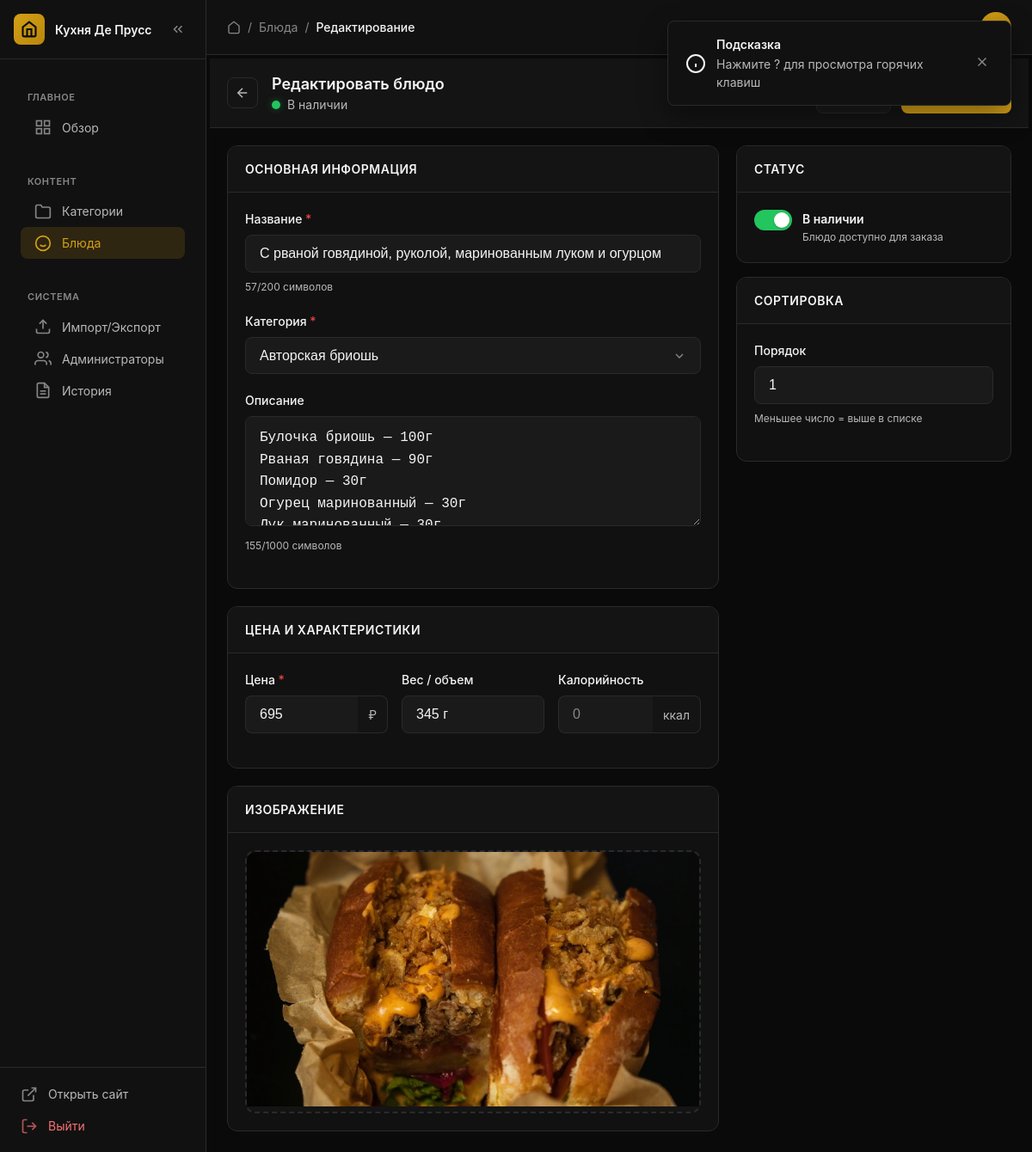
Before: /admin/dishes/1/edit (signed in) with the older database file.
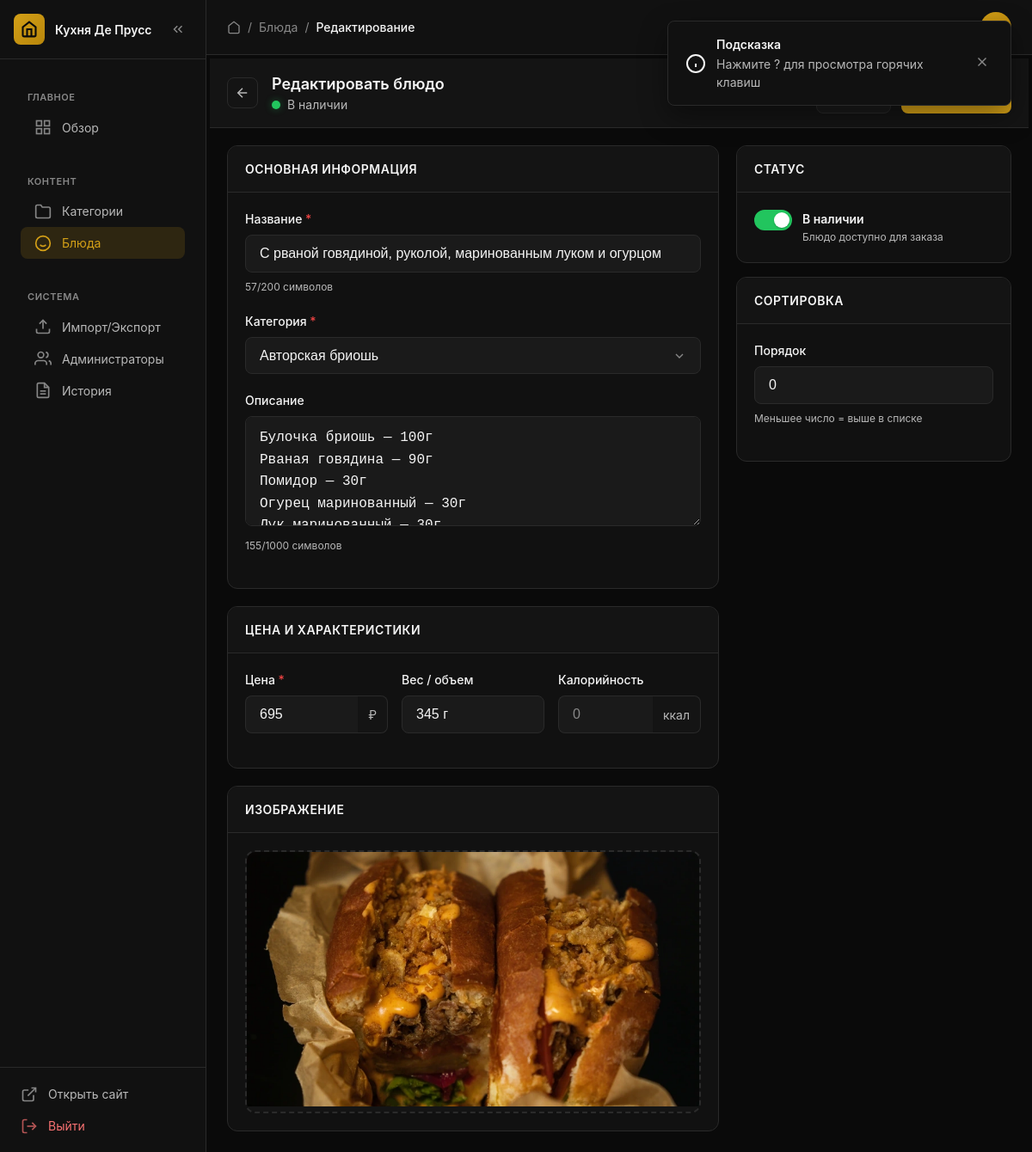
After: the same page with the newer database file.
### app/models/dish.py (models this page shows, shortened)
class Dish(Base):
    __tablename__ = "dishes"
    id = Column(Integer, primary_key=True, autoincrement=True)
    category_id = Column(Integer, ForeignKey("categories.id", ondelete="RESTRICT"), nullable=False, index=True)
    name = Column(String(200), nullable=False)
    slug = Column(String(200), unique=True, nullable=False, index=True)
    description = Column(Text, nullable=True)
    price = Column(Numeric(10, 2), nullable=False)
    weight = Column(String(50), nullable=True)
    calories = Column(Integer, nullable=True)
    is_available = Column(Boolean, default=True, index=True)
    sort_order = Column(Integer, default=0)
    image_thumbnail = Column(String(500), nullable=True)
    image_small = Column(String(500), nullable=True)
    image_medium = Column(String(500), nullable=True)
    image_large = Column(String(500), nullable=True)
    created_at = Column(DateTime(timezone=True), server_default=func.now(), index=True)
    updated_at = Column(DateTime(timezone=True), server_default=func.now(), onupdate=func.now())
    category = relationship("Category", back_populates="dishes")

### app/api/admin/dishes/crud.py (the view)
@router.get("/dishes/{dish_id}/edit", response_class=HTMLResponse)
async def dish_edit(
    request: Request, dish_id: int,
    admin: AdminUser = Depends(get_current_admin), db: AsyncSession = Depends(get_db)
):
    result = await db.execute(select(Dish).where(Dish.id == dish_id))
    dish = result.scalar_one_or_none()
    if not dish:
        raise HTTPException(status_code=404)
    cat_result = await db.execute(select(Category).where(Category.is_active == True))
    categories = cat_result.scalars().all()
    return templates.TemplateResponse(
        "admin/dish_form.html",
        {"request": request, "admin": admin, "dish": dish, "categories": categories}
    )

### app/templates/admin/dish_form.html (shortened to what the changed rows need)
{% extends "admin/base.html" %}
{% block content %}
<form method="POST" action="{{ '/admin/dishes/' ~ dish.id if dish else '/admin/dishes' }}" enctype="multipart/form-data" id="dishForm" class="form-page">
    <div class="form-sticky-header">
        <div class="form-sticky-header__left">
            <div class="form-sticky-header__title">
                <h1>{{ 'Редактировать блюдо' if dish else 'Новое блюдо' }}</h1>
                <span class="form-sticky-header__status" id="formStatus">
                    {% if dish %}
                    <span class="status-dot status-dot--{{ 'success' if dish.is_available else 'warning' }}"></span>
                    {{ 'В наличии' if dish.is_available else 'Нет в наличии' }}
                    {% else %}
                    Черновик
                    {% endif %}
                </span>
            </div>
        </div>
    </div>
    <div class="form-layout">
        <div class="form-layout__main">
            <div class="form-card">
                <div class="form-card__body">
                    <div class="form-group">
                        <label class="form-label form-label--required" for="name">Название</label>
                        <input type="text" id="name" name="name" class="form-input" placeholder="Например: Борщ украинский"
                               value="{{ dish.name if dish else '' }}" required maxlength="200">
                        <p class="form-hint"><span id="nameCount">0</span>/200 символов</p>
                    </div>
                    <div class="form-group">
                        <label class="form-label" for="description">Описание</label>
                        <textarea id="description" name="description" class="form-input form-textarea"
                                  placeholder="Опишите состав, особенности приготовления или подачи блюда"
                                  rows="4" maxlength="1000">{{ dish.description if dish else '' }}</textarea>
                        <p class="form-hint"><span id="descCount">0</span>/1000 символов</p>
                    </div>
                </div>
            </div>
            <div class="form-card">
                <div class="form-card__body">
                    <div class="form-row form-row--3">
                        <div class="form-group">
                            <div class="form-input-group">
                                <input type="number" id="price" name="price" class="form-input" step="1" min="0" placeholder="0"
                                       value="{{ dish.price|int if dish else '' }}" required>
                                <span class="form-input-group__addon">₽</span>
                            </div>
                        </div>
                        <div class="form-group">
                            <label class="form-label" for="weight">Вес / объем</label>
                            <input type="text" id="weight" name="weight" class="form-input" placeholder="250г / 300мл"
                                   value="{{ dish.weight if dish else '' }}">
                        </div>
                    </div>
                </div>
            </div>
        </div>
        <div class="form-layout__sidebar">
            <div class="form-card">
                <div class="form-card__body">
                    <div class="form-group">
                        <label class="form-label" for="sort_order">Порядок</label>
                        <input type="number" id="sort_order" name="sort_order" class="form-input" min="0"
                               value="{{ dish.sort_order if dish else 0 }}">
                        <p class="form-hint">Меньшее число = выше в списке</p>
                    </div>
                </div>
            </div>
        </div>
    </div>
</form>
{% endblock %}

Changed rows visible on the page:
changed Dish "В наличии": sort_order "1" → "0"
